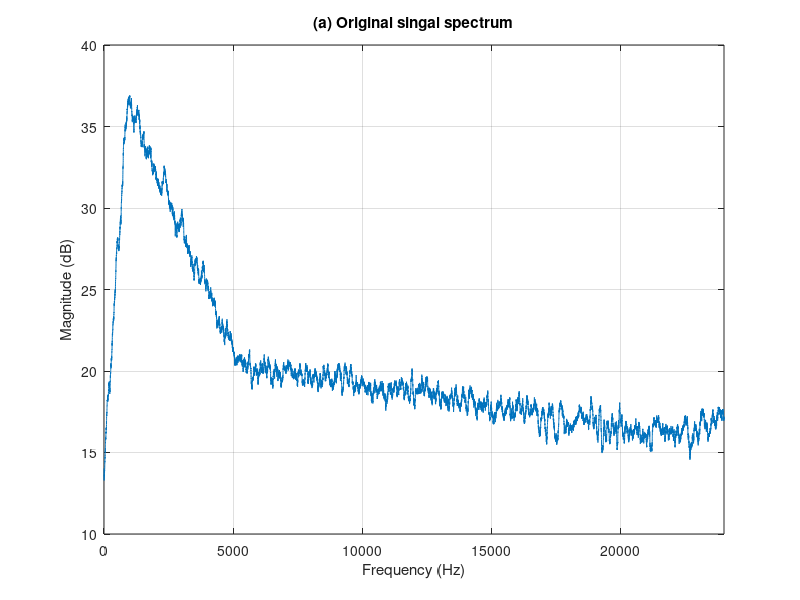
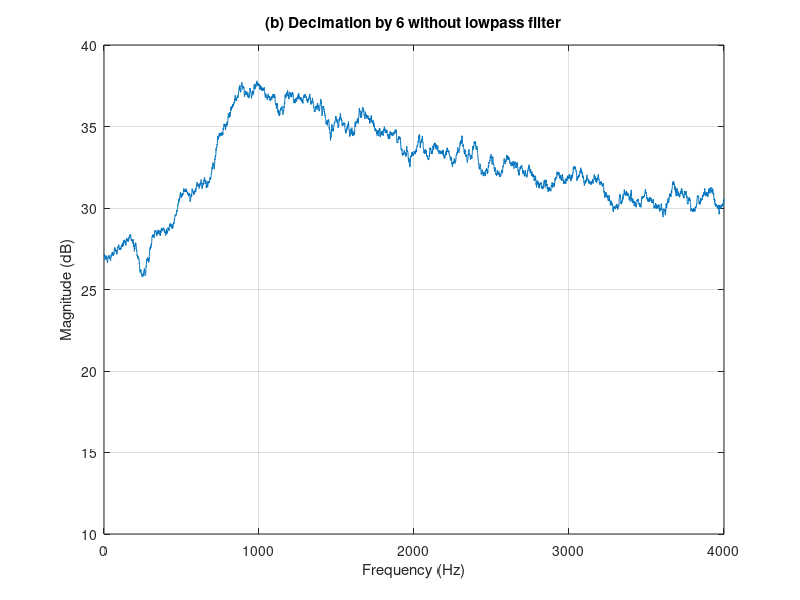
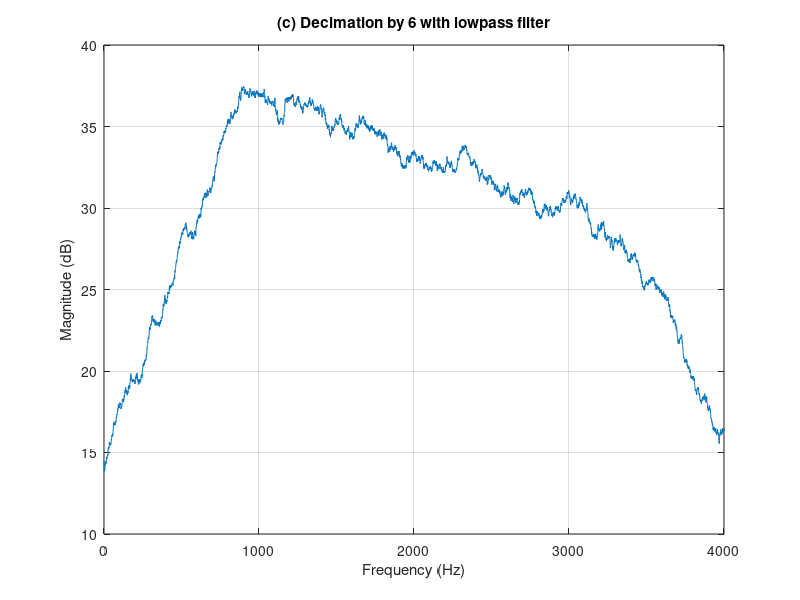

The MATLAB source for these figures, in order:
%
% example3_19.m - Decimate wn48kHz.dat from 48 kHz to 8 kHz
%

% For the book "Real Time Digital Signal Processing: 
%               Fundamentals, Implementation and Application, 3rd Ed"
%               By Sen M. Kuo, Bob H. Lee, and Wenshun Tian
%               Publisher: John Wiley and Sons, Ltd

clear;
load wn48kHz.dat -ascii;           % Load the data from file
fftL = 16384*4;
binsmh = 128;

f=48000*(0:(fftL/2-1))/fftL;       % Frequency scale for display
y=fft(wn48kHz,fftL);               % FFT of the specified block
py=20*log10(abs(y)/fftL);          % Magnitude spectrum
for i = 1:(fftL/2);                % Smooth diplay
psy(i) = sum(py(i:(i+binsmh)))/binsmh;
end
plot(f,psy(1:(fftL/2)));grid;title('(a) Original singal spectrum');
xlabel('Frequency (Hz)');ylabel('Magnitude (dB)');
axis([0 24000 10 40]);

fftL = fftL/4; 
len= size(wn48kHz);
x = wn48kHz(1:6:len);              % Decimate to 8 kHz
h=figure;
f=8000*(0:(fftL/2-1))/fftL;        % Frequency scale for display
y=fft(x,fftL);                     % FFT of the specified block
py=20*log10(3*abs(y)/(2*fftL));    % Magnitude spectrum
for i = 1:(fftL/2);                % Smooth diplay
psy(i) = sum(py(i:(i+binsmh)))/binsmh;
end
plot(f,psy(1:(fftL/2)));
grid;title('(b) Decimation by 6 without lowpass filter');
xlabel('Frequency (Hz)');ylabel('Magnitude (dB)');
axis([0 4000 10 40]);

xx = decimate(wn48kHz,6,100,'fir'); % Decimate to 8 kHz
h=figure;
f=8000*(0:(fftL/2-1))/fftL;         % Frequency scale for display
y=fft(xx,fftL);                     % FFT of the specified block
py=20*log10(3*abs(y)/(2*fftL));     % Magnitude spectrum
for i = 1:(fftL/2);                 % Smooth diplay
psy(i) = sum(py(i:(i+binsmh)))/binsmh;
end
plot(f,psy(1:(fftL/2)));
grid;title('(c) Decimation by 6 with lowpass filter');
xlabel('Frequency (Hz)'); ylabel('Magnitude (dB)');
axis([0 4000 10 40]);
